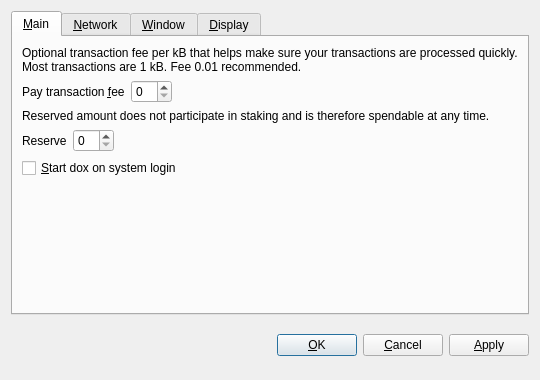
<?xml version="1.0" encoding="UTF-8"?>
<ui version="4.0">
 <class>OptionsDialog</class>
 <widget class="QDialog" name="OptionsDialog">
  <property name="geometry">
   <rect>
    <x>0</x>
    <y>0</y>
    <width>540</width>
    <height>380</height>
   </rect>
  </property>
  <property name="windowTitle">
   <string>Options</string>
  </property>
  <property name="modal">
   <bool>true</bool>
  </property>
  <layout class="QVBoxLayout" name="verticalLayout">
   <item>
    <widget class="QTabWidget" name="tabWidget">
     <property name="tabPosition">
      <enum>QTabWidget::North</enum>
     </property>
     <property name="currentIndex">
      <number>0</number>
     </property>
     <widget class="QWidget" name="tabMain">
      <attribute name="title">
       <string>&amp;Main</string>
      </attribute>
      <layout class="QVBoxLayout" name="verticalLayout_Main">
       <item>
        <widget class="QLabel" name="transactionFeeInfoLabel">
         <property name="text">
          <string>Optional transaction fee per kB that helps make sure your transactions are processed quickly. Most transactions are 1 kB. Fee 0.01 recommended.</string>
         </property>
         <property name="textFormat">
          <enum>Qt::PlainText</enum>
         </property>
         <property name="wordWrap">
          <bool>true</bool>
         </property>
        </widget>
       </item>
       <item>
        <layout class="QHBoxLayout" name="horizontalLayoutFee">
         <item>
          <widget class="QLabel" name="transactionFeeLabel">
           <property name="text">
            <string>Pay transaction &amp;fee</string>
           </property>
           <property name="textFormat">
            <enum>Qt::PlainText</enum>
           </property>
           <property name="buddy">
            <cstring>transactionFee</cstring>
           </property>
          </widget>
         </item>
         <item>
          <widget class="BitcoinAmountField" name="transactionFee"/>
         </item>
         <item>
          <spacer name="horizontalSpacerFee">
           <property name="orientation">
            <enum>Qt::Horizontal</enum>
           </property>
           <property name="sizeHint" stdset="0">
            <size>
             <width>40</width>
             <height>20</height>
            </size>
           </property>
          </spacer>
         </item>
        </layout>
       </item>
       <item>
        <widget class="QLabel" name="reserveBalanceInfoLabel">
         <property name="text">
          <string>Reserved amount does not participate in staking and is therefore spendable at any time.</string>
         </property>
         <property name="textFormat">
          <enum>Qt::PlainText</enum>
         </property>
         <property name="wordWrap">
          <bool>true</bool>
         </property>
        </widget>
       </item>
       <item>
        <layout class="QHBoxLayout" name="horizontalLayoutReserveBalance">
         <item>
          <widget class="QLabel" name="reserveBalanceLabel">
           <property name="text">
            <string>Reserve</string>
           </property>
           <property name="textFormat">
            <enum>Qt::PlainText</enum>
           </property>
           <property name="buddy">
            <cstring>reserveBalance</cstring>
           </property>
          </widget>
         </item>
         <item>
          <widget class="BitcoinAmountField" name="reserveBalance"/>
         </item>
         <item>
          <spacer name="horizontalSpacerReserveBalance">
           <property name="orientation">
            <enum>Qt::Horizontal</enum>
           </property>
           <property name="sizeHint" stdset="0">
            <size>
             <width>40</width>
             <height>20</height>
            </size>
           </property>
          </spacer>
         </item>
        </layout>
       </item>
       <item>
        <widget class="QCheckBox" name="bitcoinAtStartup">
         <property name="toolTip">
          <string>Automatically start dox after logging in to the system.</string>
         </property>
         <property name="text">
          <string>&amp;Start dox on system login</string>
         </property>
        </widget>
       </item>
       <item>
        <spacer name="verticalSpacer_Main">
         <property name="orientation">
          <enum>Qt::Vertical</enum>
         </property>
         <property name="sizeHint" stdset="0">
          <size>
           <width>20</width>
           <height>40</height>
          </size>
         </property>
        </spacer>
       </item>
      </layout>
     </widget>
     <widget class="QWidget" name="tabNetwork">
      <attribute name="title">
       <string>&amp;Network</string>
      </attribute>
      <layout class="QVBoxLayout" name="verticalLayout_Network">
       <item>
        <widget class="QCheckBox" name="mapPortUpnp">
         <property name="toolTip">
          <string>Automatically open the dox client port on the router. This only works when your router supports UPnP and it is enabled.</string>
         </property>
         <property name="text">
          <string>Map port using &amp;UPnP</string>
         </property>
        </widget>
       </item>
       <item>
        <widget class="QCheckBox" name="connectSocks">
         <property name="toolTip">
          <string>Connect to the dox network through a SOCKS5 proxy (e.g. when connecting through Tor).</string>
         </property>
         <property name="text">
          <string>&amp;Connect through SOCKS5 proxy:</string>
         </property>
        </widget>
       </item>
       <item>
        <layout class="QHBoxLayout" name="horizontalLayout_Network">
         <item>
          <widget class="QLabel" name="proxyIpLabel">
           <property name="text">
            <string>Proxy &amp;IP:</string>
           </property>
           <property name="textFormat">
            <enum>Qt::PlainText</enum>
           </property>
           <property name="buddy">
            <cstring>proxyIp</cstring>
           </property>
          </widget>
         </item>
         <item>
          <widget class="QValidatedLineEdit" name="proxyIp">
           <property name="maximumSize">
            <size>
             <width>140</width>
             <height>16777215</height>
            </size>
           </property>
           <property name="toolTip">
            <string>IP address of the proxy (e.g. 127.0.0.1)</string>
           </property>
          </widget>
         </item>
         <item>
          <widget class="QLabel" name="proxyPortLabel">
           <property name="text">
            <string>&amp;Port:</string>
           </property>
           <property name="textFormat">
            <enum>Qt::PlainText</enum>
           </property>
           <property name="buddy">
            <cstring>proxyPort</cstring>
           </property>
          </widget>
         </item>
         <item>
          <widget class="QLineEdit" name="proxyPort">
           <property name="maximumSize">
            <size>
             <width>55</width>
             <height>16777215</height>
            </size>
           </property>
           <property name="toolTip">
            <string>Port of the proxy (e.g. 9050)</string>
           </property>
          </widget>
         </item>
         <item>
          <spacer name="horizontalSpacer_Network">
           <property name="orientation">
            <enum>Qt::Horizontal</enum>
           </property>
           <property name="sizeHint" stdset="0">
            <size>
             <width>40</width>
             <height>20</height>
            </size>
           </property>
          </spacer>
         </item>
        </layout>
       </item>
       <item>
        <spacer name="verticalSpacer_Network">
         <property name="orientation">
          <enum>Qt::Vertical</enum>
         </property>
         <property name="sizeHint" stdset="0">
          <size>
           <width>20</width>
           <height>40</height>
          </size>
         </property>
        </spacer>
       </item>
      </layout>
     </widget>
     <widget class="QWidget" name="tabWindow">
      <attribute name="title">
       <string>&amp;Window</string>
      </attribute>
      <layout class="QVBoxLayout" name="verticalLayout_Window">
       <item>
        <widget class="QCheckBox" name="minimizeToTray">
         <property name="toolTip">
          <string>Show only a tray icon after minimizing the window.</string>
         </property>
         <property name="text">
          <string>&amp;Minimize to the tray instead of the taskbar</string>
         </property>
        </widget>
       </item>
       <item>
        <widget class="QCheckBox" name="minimizeOnClose">
         <property name="toolTip">
          <string>Minimize instead of exit the application when the window is closed. When this option is enabled, the application will be closed only after selecting Quit in the menu.</string>
         </property>
         <property name="text">
          <string>M&amp;inimize on close</string>
         </property>
        </widget>
       </item>
       <item>
        <spacer name="verticalSpacer_Window">
         <property name="orientation">
          <enum>Qt::Vertical</enum>
         </property>
         <property name="sizeHint" stdset="0">
          <size>
           <width>20</width>
           <height>40</height>
          </size>
         </property>
        </spacer>
       </item>
      </layout>
     </widget>
     <widget class="QWidget" name="tabDisplay">
      <attribute name="title">
       <string>&amp;Display</string>
      </attribute>
      <layout class="QVBoxLayout" name="verticalLayout_Display">
       <item>
        <layout class="QHBoxLayout" name="horizontalLayout_1_Display">
         <item>
          <widget class="QLabel" name="langLabel">
           <property name="text">
            <string>User Interface &amp;language:</string>
           </property>
           <property name="textFormat">
            <enum>Qt::PlainText</enum>
           </property>
           <property name="buddy">
            <cstring>lang</cstring>
           </property>
          </widget>
         </item>
         <item>
          <widget class="QValueComboBox" name="lang">
           <property name="toolTip">
            <string>The user interface language can be set here. This setting will take effect after restarting dox.</string>
           </property>
          </widget>
         </item>
        </layout>
       </item>
       <item>
        <layout class="QHBoxLayout" name="horizontalLayout_2_Display">
         <item>
          <widget class="QLabel" name="unitLabel">
           <property name="text">
            <string>&amp;Unit to show amounts in:</string>
           </property>
           <property name="textFormat">
            <enum>Qt::PlainText</enum>
           </property>
           <property name="buddy">
            <cstring>unit</cstring>
           </property>
          </widget>
         </item>
         <item>
          <widget class="QValueComboBox" name="unit">
           <property name="toolTip">
            <string>Choose the default subdivision unit to show in the interface and when sending coins.</string>
           </property>
          </widget>
         </item>
        </layout>
       </item>
       <item>
        <widget class="QCheckBox" name="coinControlFeatures">
         <property name="toolTip">
          <string>Whether to show coin control features or not.</string>
         </property>
         <property name="text">
          <string>Display coin &amp;control features (experts only!)</string>
         </property>
        </widget>
       </item>
       <item>
        <widget class="QCheckBox" name="minimizeCoinAge">
         <property name="toolTip">
          <string>Whether to select the coin outputs randomly or with minimal coin age.</string>
         </property>
         <property name="text">
          <string>Minimize weight consumption (experimental)</string>
         </property>
        </widget>
       </item>
       <item>
        <widget class="QCheckBox" name="useBlackTheme">
         <property name="text">
          <string>Use black visual theme (requires restart)</string>
         </property>
        </widget>
       </item>
       <item>
        <spacer name="verticalSpacer_Display">
         <property name="orientation">
          <enum>Qt::Vertical</enum>
         </property>
         <property name="sizeHint" stdset="0">
          <size>
           <width>20</width>
           <height>40</height>
          </size>
         </property>
        </spacer>
       </item>
      </layout>
     </widget>
    </widget>
   </item>
   <item>
    <layout class="QHBoxLayout" name="horizontalLayout_Buttons">
     <item>
      <spacer name="horizontalSpacer_1">
       <property name="orientation">
        <enum>Qt::Horizontal</enum>
       </property>
       <property name="sizeHint" stdset="0">
        <size>
         <width>40</width>
         <height>48</height>
        </size>
       </property>
      </spacer>
     </item>
     <item>
      <widget class="QLabel" name="statusLabel">
       <property name="font">
        <font>
         <weight>75</weight>
         <bold>true</bold>
        </font>
       </property>
       <property name="text">
        <string/>
       </property>
       <property name="textFormat">
        <enum>Qt::PlainText</enum>
       </property>
       <property name="wordWrap">
        <bool>true</bool>
       </property>
      </widget>
     </item>
     <item>
      <spacer name="horizontalSpacer_2">
       <property name="orientation">
        <enum>Qt::Horizontal</enum>
       </property>
       <property name="sizeHint" stdset="0">
        <size>
         <width>40</width>
         <height>48</height>
        </size>
       </property>
      </spacer>
     </item>
     <item>
      <widget class="QPushButton" name="okButton">
       <property name="text">
        <string>&amp;OK</string>
       </property>
      </widget>
     </item>
     <item>
      <widget class="QPushButton" name="cancelButton">
       <property name="text">
        <string>&amp;Cancel</string>
       </property>
       <property name="autoDefault">
        <bool>false</bool>
       </property>
      </widget>
     </item>
     <item>
      <widget class="QPushButton" name="applyButton">
       <property name="text">
        <string>&amp;Apply</string>
       </property>
       <property name="autoDefault">
        <bool>false</bool>
       </property>
      </widget>
     </item>
    </layout>
   </item>
  </layout>
 </widget>
 <customwidgets>
  <customwidget>
   <class>BitcoinAmountField</class>
   <extends>QSpinBox</extends>
   <header>bitcoinamountfield.h</header>
  </customwidget>
  <customwidget>
   <class>QValueComboBox</class>
   <extends>QComboBox</extends>
   <header>qvaluecombobox.h</header>
  </customwidget>
  <customwidget>
   <class>QValidatedLineEdit</class>
   <extends>QLineEdit</extends>
   <header>qvalidatedlineedit.h</header>
  </customwidget>
 </customwidgets>
 <resources/>
 <connections/>
</ui>
